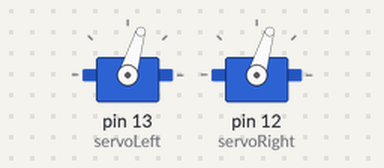
A sketch run on a simulated Arduino Uno, built with avr-gcc and run on an emulated ATmega328P. Shown: 2 × servo.

Above: at 0.1 s.
At 1.9 s:
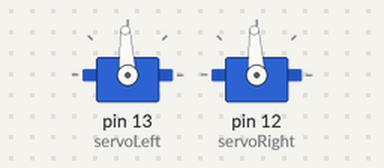
Timing chart, 0 to 3.4 s (numbered marks = the images above):
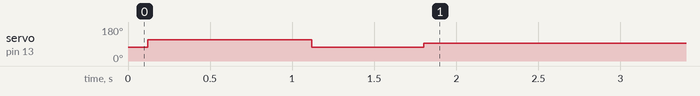

The sketch:

sketch_mar16a.ino
```cpp
#include <Servo.h>
Servo servoLeft;
Servo servoRight;

void setup() {
  // put your setup code here, to run once:
servoLeft.attach(13);
servoRight.attach(12);

servoRight.writeMicroseconds(1300);     //Fix
servoLeft.writeMicroseconds(1300);
delay(120);


servoLeft.writeMicroseconds(1700);
servoRight.writeMicroseconds(1300);
delay(1000);


servoRight.writeMicroseconds(1300);
servoLeft.writeMicroseconds(1300);      //Second left
delay(680);

servoRight.writeMicroseconds(1500);
servoLeft.writeMicroseconds(1500);
delay(2000);
}

void loop() {
  // put your main code here, to run repeatedly:

}
```
